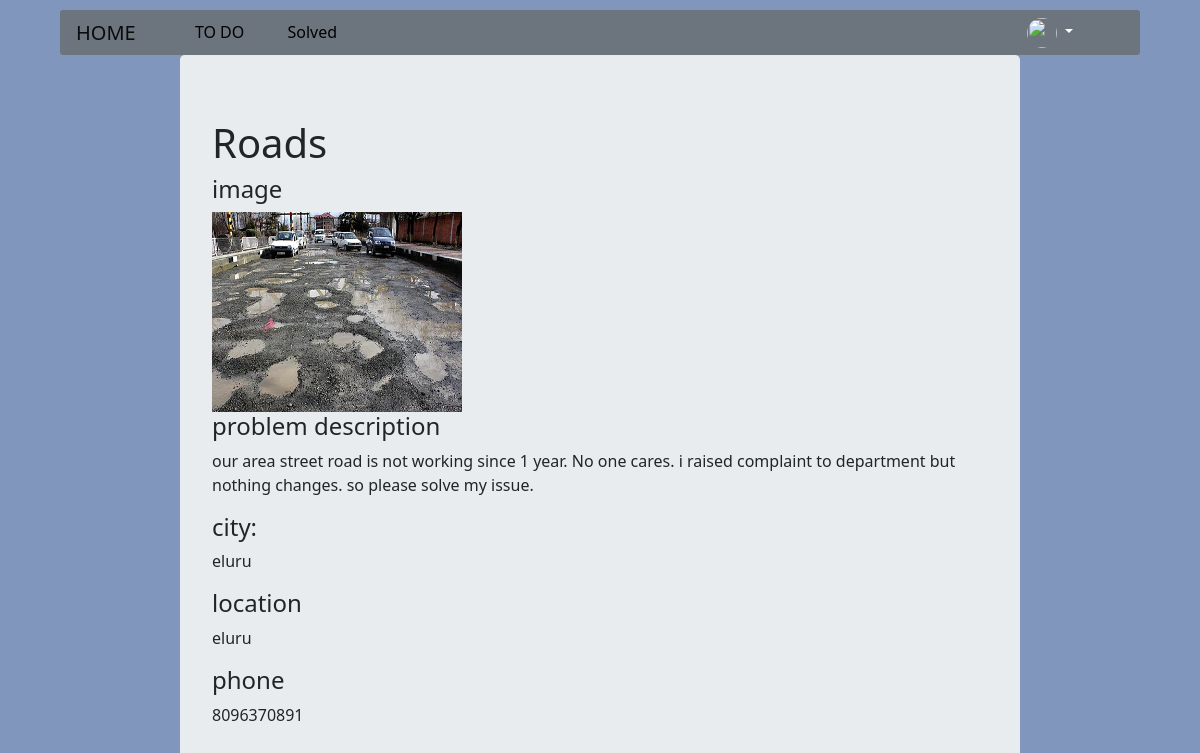
The app's page /pro2app1/complaints/2/tododes/ with its own data.
### pro2app/models.py (models this page shows, shortened)
class Complaints(models.Model):
    user = models.ForeignKey(
        User, on_delete=models.CASCADE, null=False, blank=False)
    complaint_name = models.CharField(max_length=15)
    complaint_image = models.ImageField(
        upload_to='media/complaintpics', blank=False)
    complaint_description = models.TextField()
    city = models.CharField(max_length=40)
    location = models.TextField(default='null')
    phone = models.DecimalField(decimal_places=0, max_digits=10)
    likes = models.DecimalField(decimal_places=0, max_digits=10, default=0)
    dislikes = models.DecimalField(decimal_places=0, max_digits=10, default=0)
    solved = models.BooleanField(default=False)
    liked_users = models.ManyToManyField(
        User, blank=True, related_name='liked_complaints')
    disliked_users = models.ManyToManyField(
        User, blank=True, related_name='disliked_complaints')

### pro2app/views.py (the view)
# urls.py: path('complaints/<int:pk>/tododes/', views.tododes, name='tododes'),
def tododes(request, pk):
    complaint = get_object_or_404(Complaints, pk=pk)
    return render(request, 'tododes.html', {'complaint': complaint})

### templates/tododes.html (shortened to what this page needs)
{% extends "headbase.html" %} {% block body_block %} {% load static %}
<head>
  <link rel="stylesheet" href="{% static 'head/css/temp1.css' %}" />
  <link
    href="https://cdn.jsdelivr.net/npm/bootstrap@5.0.2/dist/css/bootstrap.min.css"
    rel="stylesheet"
  />
</head>
<div class="jumbotron box">
  <h1>{{complaint.complaint_name}}</h1>
  <h4>image</h4>
  <img src="{{ complaint.complaint_image.url }}" alt="..." />
  <h4>problem description</h4>
  <p>{{complaint.complaint_description}}</p>
  <h4>city:</h4>
  <p>{{complaint.city}}</p>
  <h4>location</h4>
  <p>{{complaint.location}}</p>
  <h4>phone</h4>
  <p>{{complaint.phone}}</p>
</div>
{% endblock %}

### templates/headbase.html (style rules this page uses)
img { height: 200px; width: 250px; margin-left: auto; margin-right: auto; }
body { background-color: #415a77; color: white; }

### templates/tododes.html (style rules this page uses)
body { background-color: #8096bd; }
.box { overflow: auto; width: 70%; position: absolute; left: 15%; right: 15%; }

### records on screen
Complaints: complaint_name "Roads", complaint_image (picture), complaint_description "our area street road is not working since 1 year. No one cares. i raised complaint to department but nothing changes. so please solve my issue.", city "eluru", location "eluru", phone "8096370891"
